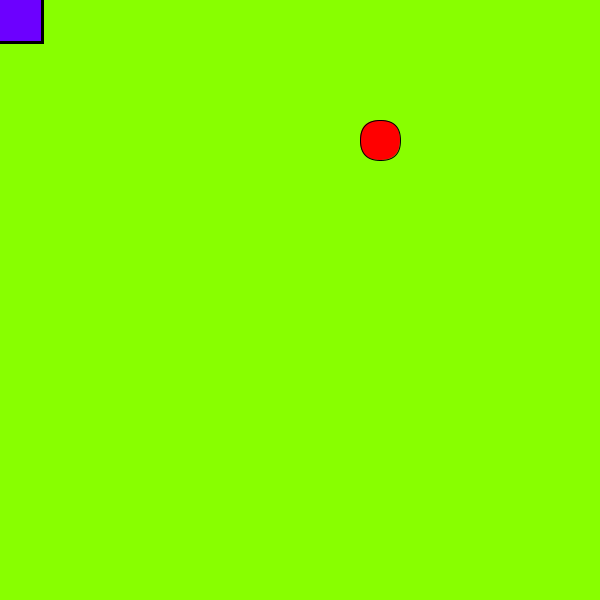
Frame 1 (no input)
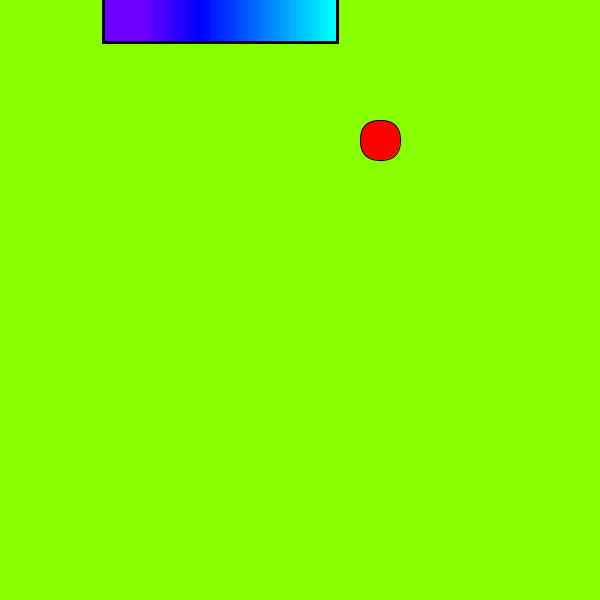
Frame 60 (the mouse pressed at the canvas centre just before this capture)
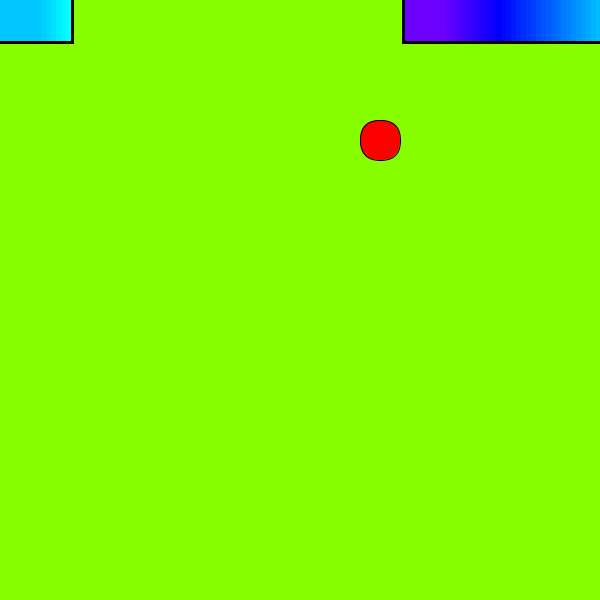
Frame 120 (the mouse held since frame 60 and released just before this capture)

The Processing sketch that drew these frames (run headless with seeded random() and noise(); from frame 60 on, the mouse is pressed at the canvas centre):

// Processing sketch: snek
// ── snek.pde
int x;
int y;
int failsafe;

int colorok;

int fruitX;
int fruitY;

int addlength = 40;

int[] wowArray;
int[] damnArray;

int[] addWowArray;
int[] addDamnArray;

boolean up = false;
boolean down = false;
boolean left = false;
boolean right = true;
boolean remup = false;
boolean remdown = false;
boolean remleft = false;
boolean remright = false;

void setup(){
  size(600,600);
  background(255,255,255);
  fill(0,0,0);
  colorMode(HSB,1024,1,1);
  
  wowArray = new int[addlength];
  damnArray = new int[addlength];
  frameRate(60);
  
  fruitX = floor(random(0,14)) * 40;
  fruitY = floor(random(0,14)) * 40;
}

void draw(){
  for(int i = 0; i < wowArray.length - 1; i++){
    wowArray[addlength-i-1] = wowArray[addlength-i-2];
  }
  wowArray[0] = x;
  
  for(int i = 0; i < damnArray.length - 1; i++){
    damnArray[addlength-i-1] = damnArray[addlength-i-2];
  } 
  damnArray[0] = y;
  
  if(fruitX == x && fruitY == y){
    fruitX = floor(random(0,14)) * 40;
    fruitY = floor(random(0,14)) * 40;
   
    addlength +=8;
    addWowArray = new int[addlength];
      for(int x = 0; x < wowArray.length; x++){
        addWowArray[x] = wowArray[x];
      }
      
      wowArray = new int[addlength];
      
      for(int x = 0; x < addWowArray.length; x++){
        wowArray[x] = addWowArray[x];
      }
      
      wowArray[addlength - 1] = wowArray[addlength-2];
      
      addDamnArray = new int[addlength];
      for(int x = 0; x < damnArray.length; x++){
        addDamnArray[x] = damnArray[x];
      }
      
      damnArray = new int[addlength];
      
      for(int x = 0; x < addDamnArray.length; x++){
        damnArray[x] = addDamnArray[x];
      }
     damnArray[addlength-1] = damnArray[addlength-2] - 40;
  }
  
  for(int i = 0; i < addlength; i++){
      if(fruitX == wowArray[i] && fruitY == damnArray[i]){
        fruitX = floor(random(0,14)) * 40;
        fruitY = floor(random(0,14)) * 40;
      }
  }
  
  
  
  background(250,1,1000);
  fill(colorok,1,1000);
  rect(wowArray[0],damnArray[0],40,40);
  for(int i = 0; i < addlength - 1; i++){
    strokeWeight(5);
    fill(0,0,0);
    stroke(0,0,0);
    rect(wowArray[i]-1,damnArray[i]-1,42,42);
  }
  
  for(int i = 0; i < addlength - 1; i++){
    strokeWeight(1);
    fill(512+(256/(addlength/5)*i/5),1,1);
    stroke(512+(256/(addlength/5)*i/5),1,1);
    rect(wowArray[i],damnArray[i],40,40);
  }
  fill(1024,1,1000);
  stroke(1,1,0);
  rect(fruitX,fruitY,40,40,50);
  
  if(right && !left){
    x+=5;
  }
  if(up && !down){
    y-=5;
  }
  if(left && !right){
    x-=5;
  }
  if(down && !up){
    y+=5;
  }
  
  if(x > width-40){x = 0;}
  if(x < 0){x = width-40;}
  if(y > height-40){y = 0;}
  if(y < 0){y = height-40;}
  
  for(int i = 0; i < 15; i++){
    if(!down && x == 40*i && remup){
      remup = false;
      failsafe=0;
      up = true;
      right = false;
      left = false;
    }
    if(!left && y == 40*i && remright){
      remright = false;
      failsafe=0;
      right = true;
      up = false;
      down = false;
    }
    if(!up && x == 40*i && remdown){
      remdown = false;
      failsafe=0;
      down = true;
      right = false;
      left = false;
    }
    if(!right && y == 40*i && remleft){
      remleft = false;
      failsafe=0;
      left = true;
      up = false;
      down = false;
    }
  }
  if(remup){failsafe++;if(failsafe==16){remup=false;failsafe=0;}}
  if(remdown){failsafe++;if(failsafe==16){remdown=false;failsafe=0;}}
  if(remleft){failsafe++;if(failsafe==16){remleft=false;failsafe=0;}}
  if(remright){failsafe++;if(failsafe==16){remright=false;failsafe=0;}}
}

void keyPressed(){
  if(keyCode == 38 && !remleft && !remdown && !remright){
    remup = true;
  }
  if(keyCode == 37 && !remup && !remdown && !remright){
    remleft = true;
  }
  if(keyCode == 39 && !remleft && !remdown && !remup){
    remright = true;
  }
  if(keyCode == 40 && !remleft && !remup && !remright){
    remdown = true;
  }
}
